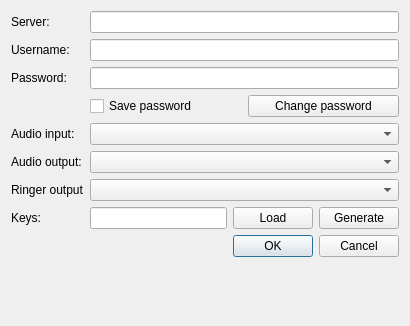
<?xml version="1.0" encoding="UTF-8"?>
<ui version="4.0">
 <class>SettingsDialog</class>
 <widget class="QDialog" name="SettingsDialog">
  <property name="geometry">
   <rect>
    <x>0</x>
    <y>0</y>
    <width>410</width>
    <height>326</height>
   </rect>
  </property>
  <property name="windowTitle">
   <string>Vcrypt Settings</string>
  </property>
  <layout class="QFormLayout" name="formLayout">
   <item row="0" column="0">
    <widget class="QLabel" name="label_3">
     <property name="text">
      <string>Server:</string>
     </property>
    </widget>
   </item>
   <item row="0" column="1">
    <widget class="QLineEdit" name="server"/>
   </item>
   <item row="1" column="0">
    <widget class="QLabel" name="label">
     <property name="text">
      <string>Username:</string>
     </property>
    </widget>
   </item>
   <item row="1" column="1">
    <widget class="QLineEdit" name="username"/>
   </item>
   <item row="2" column="0">
    <widget class="QLabel" name="label_2">
     <property name="text">
      <string>Password:</string>
     </property>
    </widget>
   </item>
   <item row="2" column="1">
    <widget class="QLineEdit" name="password">
     <property name="inputMethodHints">
      <set>Qt::ImhHiddenText|Qt::ImhNoAutoUppercase|Qt::ImhNoPredictiveText</set>
     </property>
     <property name="echoMode">
      <enum>QLineEdit::Password</enum>
     </property>
    </widget>
   </item>
   <item row="3" column="1">
    <layout class="QHBoxLayout" name="horizontalLayout_2">
     <item>
      <widget class="QCheckBox" name="savePassword">
       <property name="text">
        <string>Save password</string>
       </property>
      </widget>
     </item>
     <item>
      <widget class="QPushButton" name="changeButton">
       <property name="text">
        <string>Change password</string>
       </property>
      </widget>
     </item>
    </layout>
   </item>
   <item row="4" column="0">
    <widget class="QLabel" name="label_4">
     <property name="text">
      <string>Audio input:</string>
     </property>
    </widget>
   </item>
   <item row="4" column="1">
    <widget class="QComboBox" name="audioInput"/>
   </item>
   <item row="5" column="0">
    <widget class="QLabel" name="label_5">
     <property name="text">
      <string>Audio output:</string>
     </property>
    </widget>
   </item>
   <item row="5" column="1">
    <widget class="QComboBox" name="audioOutput"/>
   </item>
   <item row="6" column="0">
    <widget class="QLabel" name="label_6">
     <property name="text">
      <string>Ringer output</string>
     </property>
    </widget>
   </item>
   <item row="6" column="1">
    <widget class="QComboBox" name="ringerOutput"/>
   </item>
   <item row="7" column="0">
    <widget class="QLabel" name="label_7">
     <property name="text">
      <string>Keys:</string>
     </property>
    </widget>
   </item>
   <item row="7" column="1">
    <layout class="QHBoxLayout" name="horizontalLayout">
     <item>
      <widget class="QLineEdit" name="keyFp">
       <property name="readOnly">
        <bool>true</bool>
       </property>
      </widget>
     </item>
     <item>
      <widget class="QPushButton" name="loadKeys">
       <property name="text">
        <string>Load</string>
       </property>
      </widget>
     </item>
     <item>
      <widget class="QPushButton" name="genKeys">
       <property name="text">
        <string>Generate</string>
       </property>
      </widget>
     </item>
    </layout>
   </item>
   <item row="8" column="1">
    <widget class="QDialogButtonBox" name="buttonBox">
     <property name="standardButtons">
      <set>QDialogButtonBox::Cancel|QDialogButtonBox::Ok</set>
     </property>
    </widget>
   </item>
  </layout>
 </widget>
 <resources/>
 <connections/>
</ui>
